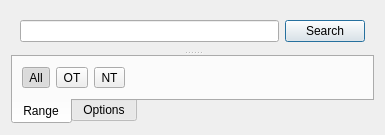
<?xml version="1.0" encoding="UTF-8"?>
<ui version="4.0">
 <class>SearchDialog</class>
 <widget class="QDialog" name="SearchDialog">
  <property name="geometry">
   <rect>
    <x>0</x>
    <y>0</y>
    <width>385</width>
    <height>109</height>
   </rect>
  </property>
  <property name="windowTitle">
   <string>Search</string>
  </property>
  <property name="windowIcon">
   <iconset resource="../../icons.qrc">
    <normaloff>:/icons/32x32/edit-find.png</normaloff>:/icons/32x32/edit-find.png</iconset>
  </property>
  <property name="layoutDirection">
   <enum>Qt::LeftToRight</enum>
  </property>
  <layout class="QVBoxLayout" name="verticalLayout">
   <item>
    <widget class="QSplitter" name="splitter">
     <property name="orientation">
      <enum>Qt::Vertical</enum>
     </property>
     <widget class="QFrame" name="horizontalFrame">
      <property name="maximumSize">
       <size>
        <width>16777215</width>
        <height>40</height>
       </size>
      </property>
      <layout class="QHBoxLayout" name="horizontalLayout">
       <item>
        <widget class="QLineEdit" name="lineEdit_query"/>
       </item>
       <item>
        <widget class="QPushButton" name="pushButton_search">
         <property name="text">
          <string>Search</string>
         </property>
         <property name="icon">
          <iconset resource="../../icons.qrc">
           <normaloff>:/icons/16x16/edit-find.png</normaloff>:/icons/16x16/edit-find.png</iconset>
         </property>
        </widget>
       </item>
      </layout>
     </widget>
     <widget class="QTabWidget" name="tabWidget">
      <property name="sizePolicy">
       <sizepolicy hsizetype="Maximum" vsizetype="Maximum">
        <horstretch>0</horstretch>
        <verstretch>0</verstretch>
       </sizepolicy>
      </property>
      <property name="tabPosition">
       <enum>QTabWidget::South</enum>
      </property>
      <property name="currentIndex">
       <number>0</number>
      </property>
      <widget class="QWidget" name="tabWidgetPage2">
       <attribute name="title">
        <string>Range</string>
       </attribute>
       <layout class="QHBoxLayout" name="horizontalLayout_2">
        <item>
         <widget class="QToolButton" name="toolButton_whole">
          <property name="text">
           <string>All</string>
          </property>
          <property name="checkable">
           <bool>true</bool>
          </property>
          <property name="checked">
           <bool>true</bool>
          </property>
         </widget>
        </item>
        <item>
         <widget class="QToolButton" name="toolButton_ot">
          <property name="text">
           <string>OT</string>
          </property>
          <property name="checkable">
           <bool>true</bool>
          </property>
         </widget>
        </item>
        <item>
         <widget class="QToolButton" name="toolButton_nt">
          <property name="text">
           <string>NT</string>
          </property>
          <property name="checkable">
           <bool>true</bool>
          </property>
         </widget>
        </item>
        <item>
         <spacer name="horizontalSpacer">
          <property name="orientation">
           <enum>Qt::Horizontal</enum>
          </property>
          <property name="sizeHint" stdset="0">
           <size>
            <width>40</width>
            <height>20</height>
           </size>
          </property>
         </spacer>
        </item>
       </layout>
      </widget>
      <widget class="QWidget" name="tabWidgetPage1">
       <attribute name="title">
        <string>Options</string>
       </attribute>
       <layout class="QFormLayout" name="formLayout_2">
        <property name="fieldGrowthPolicy">
         <enum>QFormLayout::ExpandingFieldsGrow</enum>
        </property>
        <item row="0" column="0">
         <widget class="QLabel" name="label">
          <property name="text">
           <string>Search In Notes</string>
          </property>
         </widget>
        </item>
        <item row="0" column="1">
         <widget class="QCheckBox" name="checkBox_searchInNotes">
          <property name="text">
           <string/>
          </property>
          <property name="checked">
           <bool>true</bool>
          </property>
         </widget>
        </item>
       </layout>
      </widget>
     </widget>
    </widget>
   </item>
  </layout>
 </widget>
 <resources>
  <include location="../../icons.qrc"/>
 </resources>
 <connections/>
</ui>
